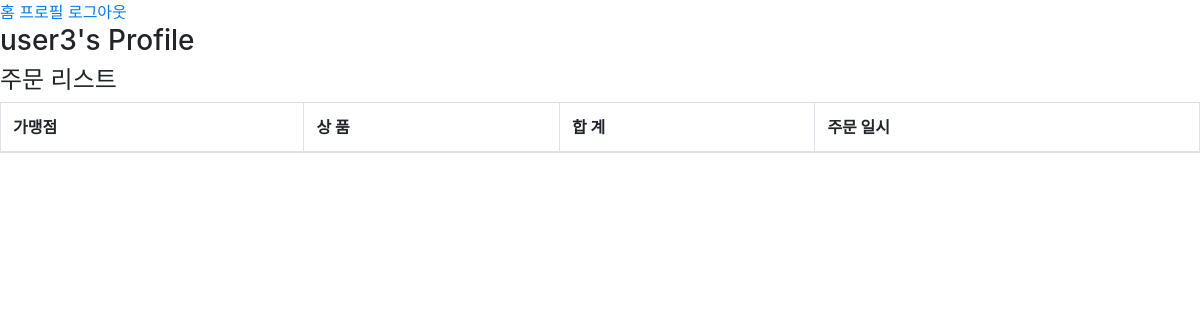
Page /accounts/profile/ (signed in) on the earlier database version.
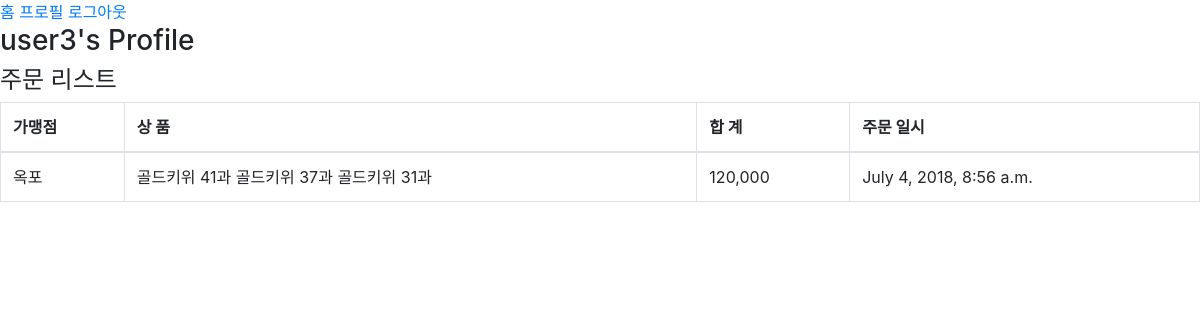
Same page on the later database version.
### baemin/models.py (models this page shows, shortened)
class Order(models.Model):
	shop = models.ForeignKey('Shop', on_delete=models.CASCADE)
	user = models.ForeignKey(settings.AUTH_USER_MODEL, on_delete=models.CASCADE)
	item_set = models.ManyToManyField(Item)
	created_at = models.DateTimeField(auto_now_add=True)
	class Meta:
		ordering = ('-id',)
	@property
	def total(self):
		return sum(item.price for item in self.item_set.all())

class Shop(models.Model):
	name = models.CharField(max_length=100)
	name_location = models.CharField(max_length=100)
	name_kr = models.CharField(max_length=100)
	tel = models.CharField(max_length=20)
	addr = models.CharField(max_length=100)
	class Meta:
		ordering = ('-id',)

class Item(models.Model):
	shop = models.ForeignKey('Shop', on_delete=models.CASCADE)
	name = models.CharField(max_length=100)
	name_type = models.CharField(max_length=100)
	price = models.PositiveIntegerField()
	class Meta:
		ordering = ('-id',)

### accounts/views.py (the view)
@login_required
def profile(request):
	return render(request, 'accounts/profile.html')

### accounts/templates/accounts/profile.html
{% extends 'accounts/layout.html' %}
{% load humanize %}
{% block content %}
	<h3> {{ user }}'s Profile 	</h3>
	<h4>주문 리스트</h4>
	<table class ="table table-bordered table-hover">
		<thead>
			<tr>
				<th>가맹점</th>
				<th>상 품</th>
				<th>합 계</th>
				<th>주문 일시</th>
			</tr>
		</thead>
		<tbody>
			{% for order in user.order_set.all %}
			<tr>
				<td>{{ order.shop.name }}</td>
				<td>
					{% for item in order.item_set.all %}
						{{ item.name }}
					{% endfor %}
				</td>
				<td>{{ order.total|intcomma  }}</td>
				<td>{{ order.created_at }}</td>
			</tr>
			{% endfor %}
		</tbody>
	</table>
{% endblock %}

Differences in the rows shown:
added Order: shop.name "옥포", total "120,000", created_at "July 4, 2018, 8:56 a.m."
now on this page (row unchanged): Item: name "골드키위 41과"
now on this page (row unchanged): Item: name "골드키위 37과"
now on this page (row unchanged): Item: name "골드키위 31과"
